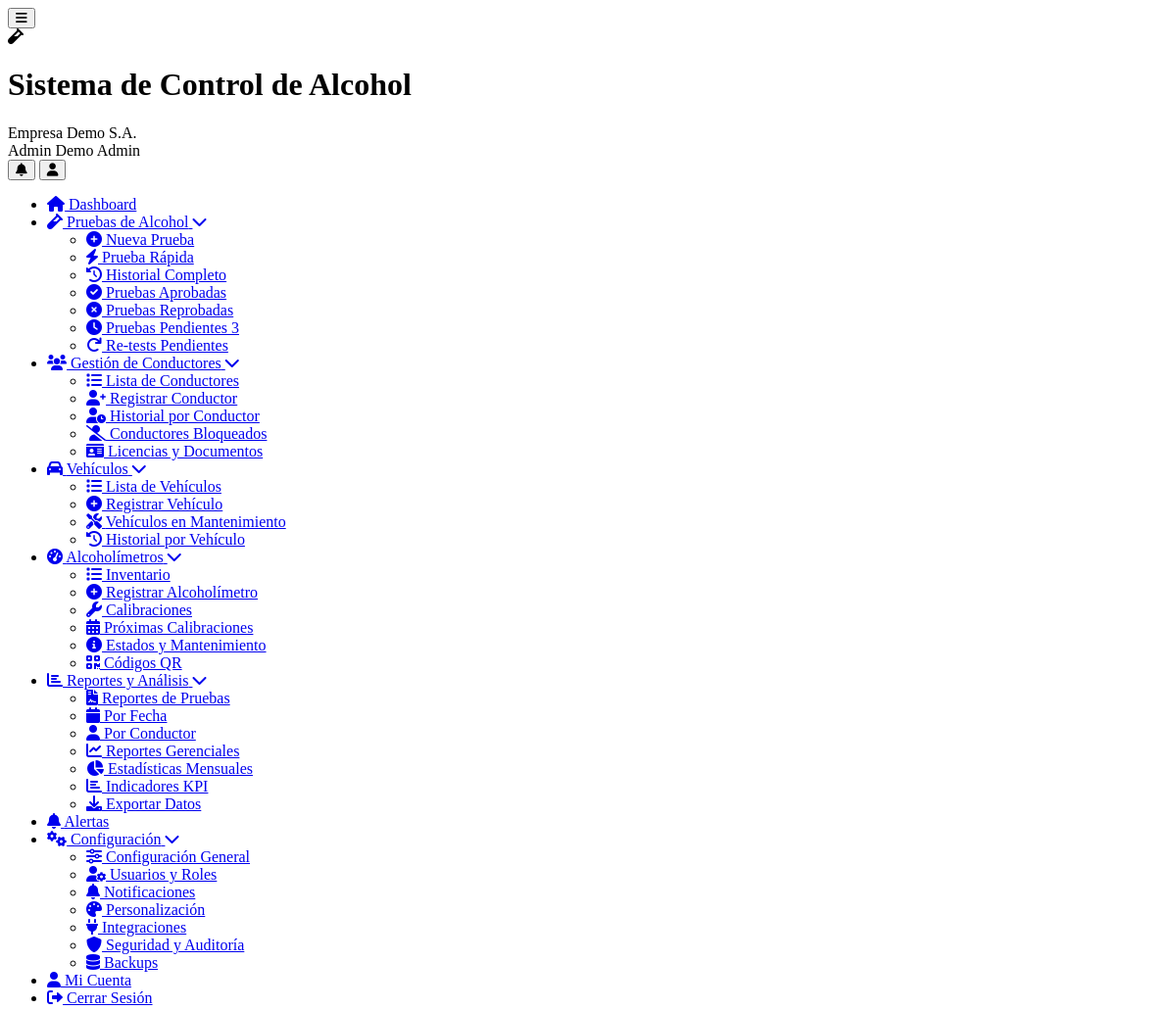
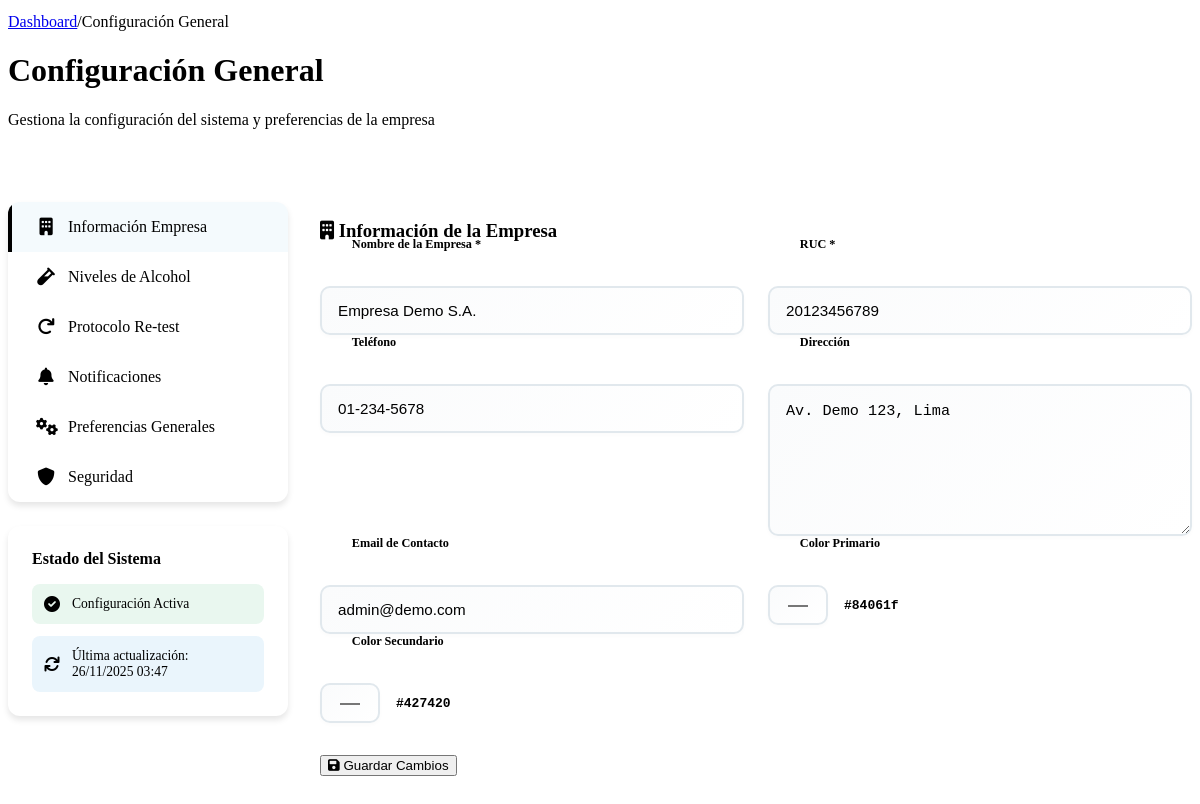
Page /configuracion-general.php (signed in) on the earlier database version (2 pictures, top to bottom).
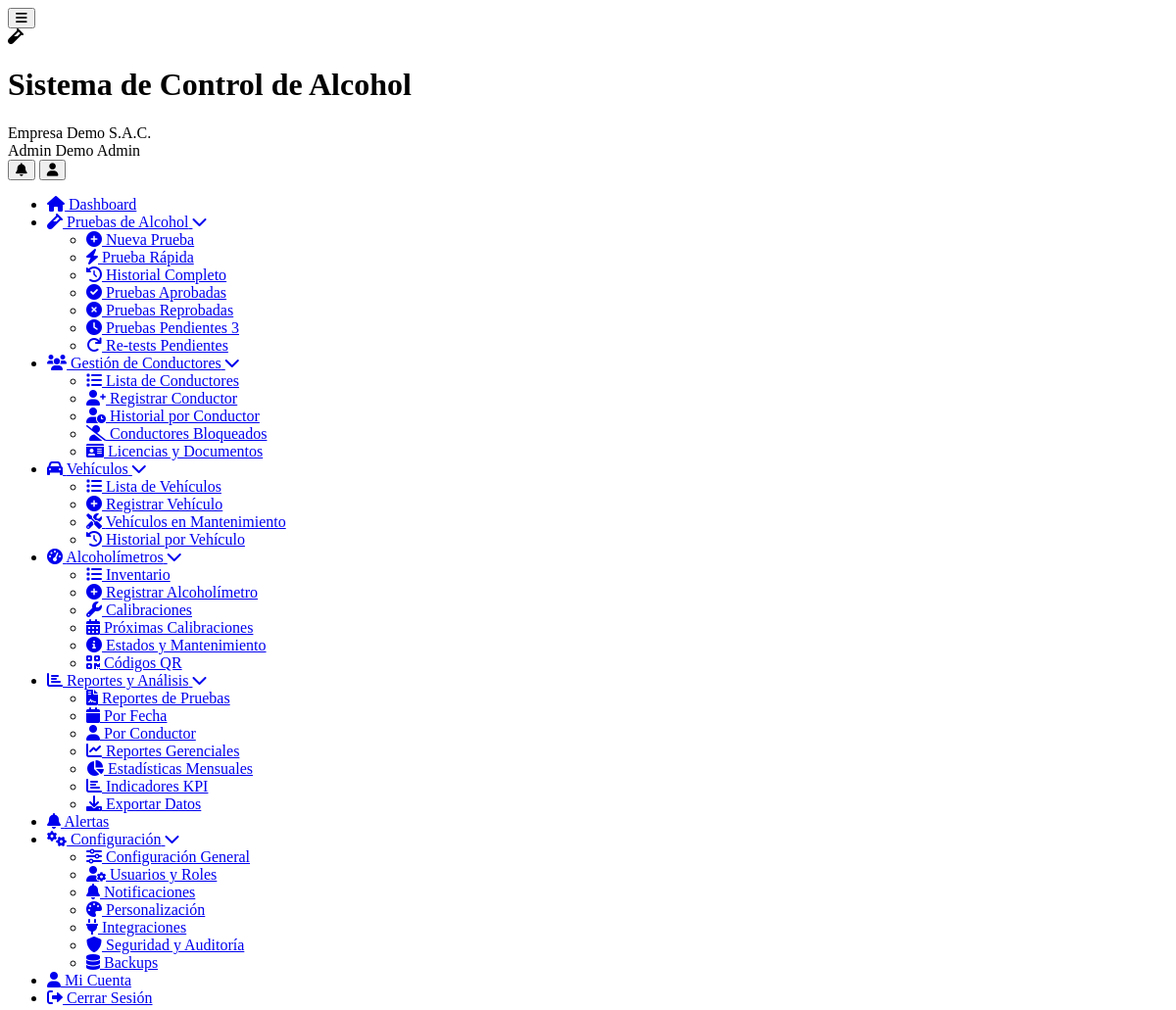
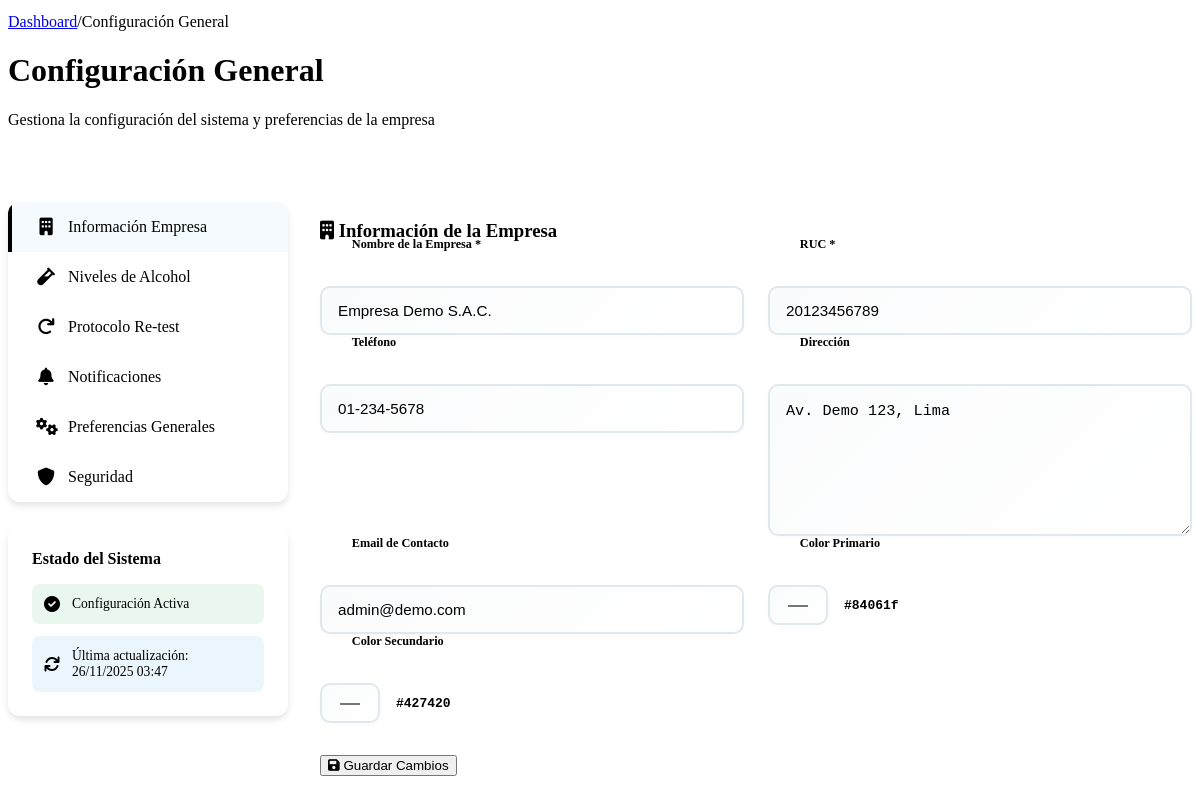
Same page on the later database version (2 pictures, top to bottom).
### tables this page shows
CREATE TABLE `usuarios` (
  `id` int(11) NOT NULL,
  `cliente_id` int(11) DEFAULT NULL,
  `nombre` varchar(100) NOT NULL,
  `apellido` varchar(100) DEFAULT NULL,
  `email` varchar(255) NOT NULL,
  `password` varchar(255) NOT NULL,
  `telefono` varchar(20) DEFAULT NULL,
  `dni` varchar(15) DEFAULT NULL,
  `rol` enum('super_admin','admin','supervisor','operador','conductor','auditor') NOT NULL,
  `foto_perfil` varchar(255) DEFAULT NULL,
  `estado` tinyint(1) DEFAULT 1,
  `ultimo_login` timestamp NULL DEFAULT NULL,
  `token_recuperacion` varchar(100) DEFAULT NULL,
  `fecha_expiracion_token` datetime DEFAULT NULL,
  `intentos_login` int(11) DEFAULT 0,
  `bloqueado_hasta` datetime DEFAULT NULL,
  `fecha_creacion` timestamp NULL DEFAULT current_timestamp()
);

CREATE TABLE `clientes` (
  `id` int(11) NOT NULL,
  `nombre_empresa` varchar(255) NOT NULL,
  `ruc` varchar(20) NOT NULL,
  `direccion` text DEFAULT NULL,
  `telefono` varchar(20) DEFAULT NULL,
  `email_contacto` varchar(255) DEFAULT NULL,
  `plan_id` int(11) NOT NULL,
  `logo` varchar(255) DEFAULT NULL,
  `color_primario` varchar(7) DEFAULT '#2196F3',
  `color_secundario` varchar(7) DEFAULT '#1976D2',
  `fecha_registro` timestamp NULL DEFAULT current_timestamp(),
  `fecha_vencimiento` date DEFAULT NULL,
  `estado` enum('activo','inactivo','suspendido','prueba') DEFAULT 'prueba',
  `token_api` varchar(100) DEFAULT NULL,
  `modo_demo` tinyint(1) DEFAULT 1
);

### includes/Database.php (called while the page is built, shortened)
<?php
class Database {
    private $host = DB_HOST;
    private $db_name = DB_NAME;
    private $username = DB_USER;
    private $password = DB_PASS;
    public $conn;
    public function getConnection() {
        $this->conn = null;
        try {
            $this->conn = new PDO(
                "mysql:host=" . $this->host . ";dbname=" . $this->db_name,
                $this->username,
                $this->password
            );
            $this->conn->exec("set names utf8");
            $this->conn->setAttribute(PDO::ATTR_ERRMODE, PDO::ERRMODE_EXCEPTION);
        } catch(PDOException $exception) {
            error_log("Error de conexión: " . $exception->getMessage());
            return false;
        }
        return $this->conn;
    }
    public function fetchOne($query, $params = []) {
        try {
            $stmt = $this->conn->prepare($query);
            $stmt->execute($params);
            return $stmt->fetch(PDO::FETCH_ASSOC);
        } catch (PDOException $e) {
            error_log("Error en fetchOne: " . $e->getMessage());
            return false;
        }
    }
}
?>

### configuracion-general.php (the view, shortened to what the changed rows need)
<?php
require_once __DIR__ . '/includes/Database.php';
require_once __DIR__ . '/includes/header.php';
$db = new Database();
$cliente_id = $_SESSION['cliente_id'] ?? 0;
$cliente = $db->fetchOne("SELECT * FROM clientes WHERE id = ?", [$cliente_id]);
?>
<div class="content-body">
    <div class="dashboard-header">
        <div class="welcome-section">
            <h1>Configuración General</h1>
        </div>
    </div>
    <div class="configuration-container">
        <div class="configuration-content">
            <div id="empresa" class="tab-content active">
                <div class="card">
                    <div class="card-body">
                        <form method="POST" class="configuration-form">
                            <div class="form-grid">
                                <div class="form-group full-width">
                                    <label for="nombre_empresa">Nombre de la Empresa *</label>
                                    <input type="text" id="nombre_empresa" name="nombre_empresa"
                                           value="<?php echo htmlspecialchars($cliente['nombre_empresa'] ?? ''); ?>"
                                           required class="form-control">
                                </div>
                                <div class="form-group">
                                    <label for="ruc">RUC *</label>
                                    <input type="text" id="ruc" name="ruc"
                                           value="<?php echo htmlspecialchars($cliente['ruc'] ?? ''); ?>"
                                           required class="form-control">
                                </div>
                                <div class="form-group">
                                    <label for="telefono">Teléfono</label>
                                    <input type="tel" id="telefono" name="telefono"
                                           value="<?php echo htmlspecialchars($cliente['telefono'] ?? ''); ?>"
                                           class="form-control">
                                </div>
                                <div class="form-group full-width">
                                    <label for="direccion">Dirección</label>
                                    <textarea id="direccion" name="direccion" class="form-control" rows="3"><?php echo htmlspecialchars($cliente['direccion'] ?? ''); ?></textarea>
                                </div>
                                <div class="form-group">
                                    <label for="email_contacto">Email de Contacto</label>
                                    <input type="email" id="email_contacto" name="email_contacto"
                                           value="<?php echo htmlspecialchars($cliente['email_contacto'] ?? ''); ?>"
                                           class="form-control">
                                </div>
                                <div class="form-group">
                                    <div class="color-input-group">
                                        <input type="color" id="color_primario" name="color_primario"
                                               value="<?php echo htmlspecialchars($cliente['color_primario'] ?? '#2196F3'); ?>"
                                               class="form-control color-picker">
                                        <span class="color-value"><?php echo htmlspecialchars($cliente['color_primario'] ?? '#2196F3'); ?></span>
                                    </div>
                                </div>
                                <div class="form-group">
                                    <div class="color-input-group">
                                        <input type="color" id="color_secundario" name="color_secundario"
                                               value="<?php echo htmlspecialchars($cliente['color_secundario'] ?? '#1976D2'); ?>"
                                               class="form-control color-picker">
                                        <span class="color-value"><?php echo htmlspecialchars($cliente['color_secundario'] ?? '#1976D2'); ?></span>
                                    </div>
                                </div>
                            </div>
                        </form>
                    </div>
                </div>
            </div>
        </div>
    </div>
</div>
<?php
if (file_exists(__DIR__ . '/includes/footer.php')) {
    require_once __DIR__ . '/includes/footer.php';
}
?>

### includes/header.php (shortened to what the changed rows need)
<?php
$database = new Database();
$user_id = $_SESSION['user_id'] ?? null;
$user_query = $database->fetchOne("
    SELECT u.*, c.nombre_empresa, c.logo, c.color_primario, c.color_secundario, p.nombre_plan
    FROM usuarios u
    LEFT JOIN clientes c ON u.cliente_id = c.id
    LEFT JOIN planes p ON c.plan_id = p.id
    WHERE u.id = ?
", [$user_id]);
?>
<!DOCTYPE html>
<html lang="es">
<head>
	<link rel="stylesheet" href="<?php echo BASE_URL; ?>/assets/css/simple-style.css">
    <link rel="stylesheet" href="<?php echo BASE_URL; ?>/assets/css/responsive.css">
	<link rel="stylesheet" href="<?php echo BASE_URL; ?>/assets/css/dashboard-enhancements.css">
    <link href="https://cdnjs.cloudflare.com/ajax/libs/font-awesome/6.0.0/css/all.min.css" rel="stylesheet">
</head>
<body>
    <div class="app-container">
        <header class="app-header">
            <div class="header-content">
                <div class="brand-section">
                    <div class="brand-text">
                        <h1 class="app-name"><?php echo SITE_NAME; ?></h1>
                        <span class="client-name"><?php echo htmlspecialchars($user_query['nombre_empresa'] ?? 'Empresa'); ?></span>
                    </div>
                </div>
                <div class="user-menu">
                    <div class="user-info">
                        <span class="user-name"><?php echo htmlspecialchars(($user_query['nombre'] ?? 'Usuario') . ' ' . ($user_query['apellido'] ?? 'Sistema')); ?></span>
                        <span class="user-role"><?php echo ucfirst(str_replace('_', ' ', $user_query['rol'] ?? 'usuario')); ?></span>
                    </div>
                </div>
            </div>
        </header>
        <div class="main-content">
            <main class="content-area">
                <div class="content-body">

Differences in the rows shown:
changed usuarios "Admin Demo": cliente.nombre_empresa "Empresa Demo S.A." → "Empresa Demo S.A.C."
changed clientes "Av. Demo 123, Lima": nombre_empresa "Empresa Demo S.A." → "Empresa Demo S.A.C."
